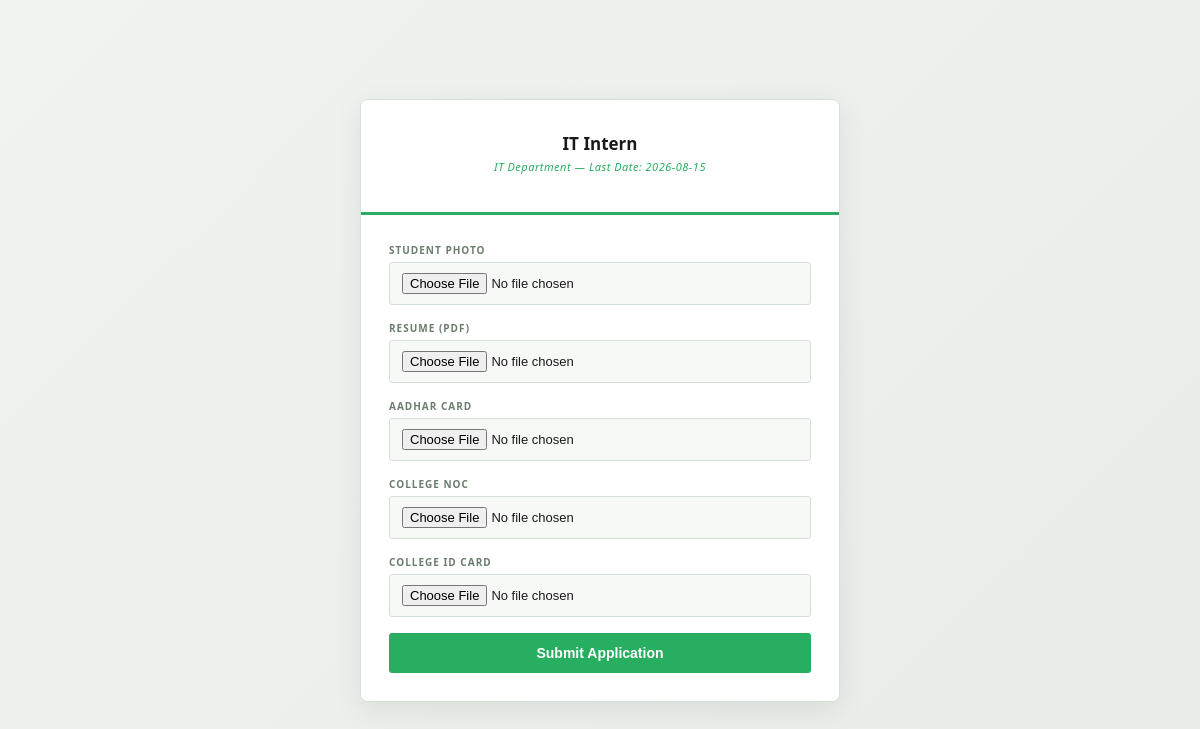
Page /apply/1 (signed in) on the committed database.
### tables this page shows
CREATE TABLE internship_posts (
        id INTEGER PRIMARY KEY AUTOINCREMENT,
        title TEXT NOT NULL,
        department TEXT,
        total_seats INTEGER,
        last_date TEXT,
        is_active INTEGER DEFAULT 1
    );

### app.py (the view, shortened to what this page needs)
@app.route('/apply/<int:post_id>', methods=['GET', 'POST'])
def apply(post_id):
    if 'student_email' not in session:
        return redirect('/login')
    post = get_post_by_id(post_id)
    return render_template('apply.html', post=post, submitted=False)

### database.py (called while the page is built)
def get_db():
    conn = sqlite3.connect(DB_NAME)
    conn.row_factory = sqlite3.Row
    return conn

def get_post_by_id(post_id):
    conn = get_db()
    post = conn.execute("SELECT * FROM internship_posts WHERE id = ?", (post_id,)).fetchone()
    conn.close()
    return post

### templates/apply.html (shortened to what this page needs)
{% extends "base.html" %}
{% block content %}
<div class="login-wrap">
  <div class="login-card" style="width:480px;">
    <div class="login-head">
      <h1>{{ post['title'] }}</h1>
      <p class="tagline">{{ post['department'] }} — Last Date: {{ post['last_date'] }}</p>
    </div>
    <div class="login-body">
      {% if submitted %}
        <div class="login-error" style="color:#27ae60; border-color:#27ae60;">Application aur documents successfully submit ho gaye! HR approval ka wait karo.</div>
        <a href="/my-applications" class="btn btn-primary" style="display:block; text-align:center; padding:12px; text-decoration:none;">View My Applications</a>
      {% else %}
        <form method="POST" enctype="multipart/form-data">
          <div class="form-group"><label>Student Photo</label><input type="file" name="photo" accept=".jpg,.jpeg,.png" required></div>
          <div class="form-group"><label>Resume (PDF)</label><input type="file" name="resume" accept=".pdf" required></div>
          <div class="form-group"><label>Aadhar Card</label><input type="file" name="aadhar" accept=".jpg,.jpeg,.png,.pdf" required></div>
          <div class="form-group"><label>College NOC</label><input type="file" name="noc" accept=".pdf,.jpg,.jpeg,.png" required></div>
          <div class="form-group"><label>College ID Card</label><input type="file" name="id_card" accept=".jpg,.jpeg,.png,.pdf" required></div>
          <button type="submit" class="btn btn-primary" style="width:100%; padding:12px;">Submit Application</button>
        </form>
      {% endif %}
    </div>
  </div>
</div>
{% endblock %}

### static/css/main.css (style rules this page uses)
* { box-sizing: border-box; margin: 0; padding: 0; }
body { font-family: 'Segoe UI', sans-serif; background: #f5f7f6; color: #1a1a1a; min-height: 100vh; }
.login-wrap { min-height: 100vh; display: flex; align-items: center; justify-content: center; background: linear-gradient(135deg, #f0f4f1 0%, #e8ede9 100%); }
.login-card { width: 400px; background: #ffffff; border: 1px solid #d5e0d7; border-radius: 8px; overflow: hidden; box-shadow: 0 8px 30px rgba(0,0,0,0.08); }
.login-head { background: #ffffff; padding: 32px 28px 24px; text-align: center; border-bottom: 3px solid #27ae60; }
.login-head h1 { font-size: 17px; font-weight: 700; color: #1a1a1a; margin-bottom: 4px; }
.login-head .tagline { font-size: 11px; color: #27ae60; font-style: italic; margin-bottom: 14px; letter-spacing: 0.5px; }
.login-body { padding: 28px; background: #ffffff; }
.form-group { margin-bottom: 16px; }
.form-group label { display: block; font-size: 10px; font-weight: 700; letter-spacing: 1px; text-transform: uppercase; color: #6b7d6d; margin-bottom: 5px; }
.form-group input { width: 100%; background: #f7f9f7; border: 1px solid #d5e0d7; border-radius: 3px; padding: 10px 12px; color: #1a1a1a; font-size: 13px; outline: none; transition: border-color 0.2s; }
.btn { border: none; border-radius: 3px; cursor: pointer; font-size: 14px; font-weight: 600; }
.btn-primary { background: #27ae60; color: #fff; }

### rows in the picture
internship_posts: title "IT Intern", department "IT Department", last_date "2026-08-15"
